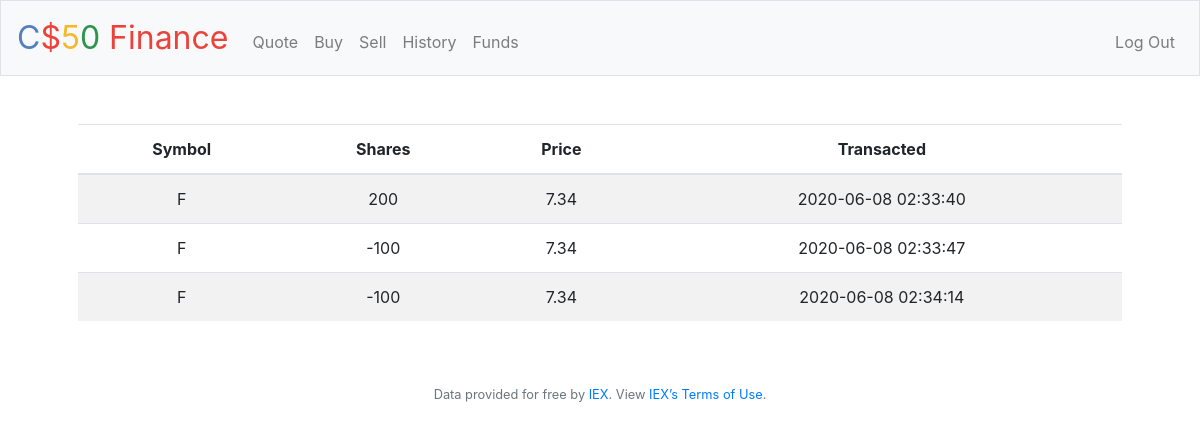
Screenshot of /history (signed in) with the database file from the repository.
### tables this page shows
CREATE TABLE 'history' ('history_id' integer PRIMARY KEY NOT NULL, 'user_id' integer, 'symbol' text, 'shares' integer, 'price' integer, 'date_tm' datetime);

### pset8/finance/application.py (the view)
@app.route("/history")
@login_required
def history():
    rows = db.execute("SELECT * FROM history WHERE user_id = ? and shares <> 0;", session["user_id"])
    return render_template("history.html", rows=rows)

### pset8/finance/application.py (called while the page is built)
@app.after_request
def after_request(response):
    response.headers["Cache-Control"] = "no-cache, no-store, must-revalidate"
    response.headers["Expires"] = 0
    response.headers["Pragma"] = "no-cache"
    return response

### pset8/finance/helpers.py (called while the page is built)
def login_required(f):
    @wraps(f)
    def decorated_function(*args, **kwargs):
        if session.get("user_id") is None:
            return redirect("/login")
        return f(*args, **kwargs)
    return decorated_function

### pset8/finance/templates/history.html (shortened to what this page needs)
{% extends "layout.html" %}
{% block main %}
    <table class="table table-striped">
        <thead>
            <tr>
                <th>Symbol</th>
                <th>Shares</th>
                <th>Price</th>
                <th>Transacted</th>
            </tr>
        </thead>
        <tbody>
            {% for row in rows %}
                <tr>
                    <td>{{row["symbol"]}}</td>
                    <td>{{row["shares"]}}</td>
                    <td>{{row["price"]}}</td>
                    <td>{{row["date_tm"]}}</td>
                </tr>
            {% endfor %}
        </tbody>
    </table>
{% endblock %}

### rows the page displays
history: symbol "F", shares "200", price "7.34", date_tm "2020-06-08 02:33:40"
history: symbol "F", shares "-100", price "7.34", date_tm "2020-06-08 02:33:47"
history: symbol "F", shares "-100", price "7.34", date_tm "2020-06-08 02:34:14"
